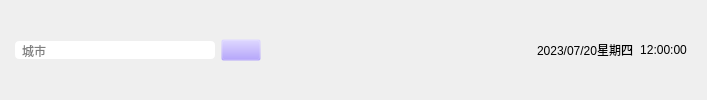
        <widget class="QWidget" name="widget_2" native="true">
         <layout class="QHBoxLayout" name="horizontalLayout_5">
          <property name="leftMargin">
           <number>15</number>
          </property>
          <property name="rightMargin">
           <number>20</number>
          </property>
          <item>
           <widget class="QLineEdit" name="leCity">
            <property name="minimumSize">
             <size>
              <width>200</width>
              <height>0</height>
             </size>
            </property>
            <property name="maximumSize">
             <size>
              <width>200</width>
              <height>16777215</height>
             </size>
            </property>
            <property name="styleSheet">
             <string notr="true">font: 14pt &quot;Microsoft YaHei UI&quot;;
background-color: rgb(255, 255, 255);
border-radius: 4px;
padding: 1px 5px</string>
            </property>
            <property name="placeholderText">
             <string>城市</string>
            </property>
           </widget>
          </item>
          <item>
           <widget class="QPushButton" name="btnSearch">
            <property name="styleSheet">
             <string notr="true">background-color: rgba(157, 133, 255,0);</string>
            </property>
            <property name="text">
             <string/>
            </property>
            <property name="icon">
             <iconset resource="main.qrc">
              <normaloff>:/res/search.png</normaloff>:/res/search.png</iconset>
            </property>
           </widget>
          </item>
          <item>
           <spacer name="horizontalSpacer">
            <property name="orientation">
             <enum>Qt::Horizontal</enum>
            </property>
            <property name="sizeHint" stdset="0">
             <size>
              <width>270</width>
              <height>20</height>
             </size>
            </property>
           </spacer>
          </item>
          <item>
           <widget class="QLabel" name="lbData">
            <property name="styleSheet">
             <string notr="true">font: 20pt &quot;Arial&quot;;
background-color: rgba(255, 255, 255,0);</string>
            </property>
            <property name="text">
             <string>2023/07/20星期四</string>
            </property>
           </widget>
          </item>
          <item>
           <widget class="QLabel" name="lbTime">
            <property name="styleSheet">
             <string notr="true">font: 20pt &quot;Arial&quot;;
background-color: rgba(255, 255, 255,0);</string>
            </property>
            <property name="text">
             <string>12:00:00</string>
            </property>
            <property name="alignment">
             <set>Qt::AlignCenter</set>
            </property>
           </widget>
          </item>
         </layout>
        </widget>
